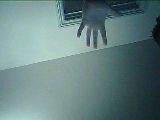
#> input picture FromEsp32/picture19.jpg, 160 x 120 px
$ python test.py
#> lines starting #> are read from the running program, lines starting #| are printed output that depends on the picture; after the words box and inside, x2 and y2 are one past the last pixel; in counts of white or black regions, pixels touching at a corner belong together
import cv2
import math
import numpy as np

img = cv2.imread('FromEsp32/picture19.jpg')
#> img is the input picture: shape (120, 160, 3); mean B, G, R 129, 129.2, 102.3
img = cv2.flip(img, 0)
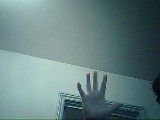
#> img: shape (120, 160, 3); mean B, G, R 129, 129.2, 102.3
gray = cv2.cvtColor(img, cv2.COLOR_BGR2GRAY)
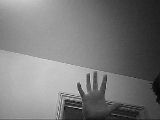
#> gray: shape (120, 160); min 4, max 217, mean 121.1

kernel = np.array([
  [1, 0, -1],
  [2, 0, -2],
  [1, 0, -1]
])

r = cv2.filter2D(gray, -1, kernel)
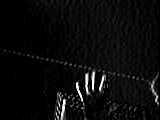
#> r: shape (120, 160); min 0, max 255, mean 11.3
_,thresh1 = cv2.threshold(r,127,255,cv2.THRESH_BINARY)
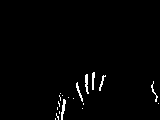
#> thresh1: shape (120, 160); 1.5% white in thin lines or dots, all inside (x1, y1, x2, y2) = (55, 72, 159, 120)

kernel = np.array([
  [-1, 0, 1],
  [-2, 0, 2],
  [-1, 0, 1]
])

r2 = cv2.filter2D(gray, -1, kernel)
_,thresh2 = cv2.threshold(r2,127,255,cv2.THRESH_BINARY)
#> thresh2: shape (120, 160); 0.98% white in thin lines or dots, all inside (x1, y1, x2, y2) = (57, 71, 140, 119)

img = cv2.bitwise_or(thresh1, thresh2)
#> img: shape (120, 160); 2.5% white in thin lines or dots, all inside (x1, y1, x2, y2) = (55, 71, 159, 120)

kernel = np.array([
  [1, 2, 1],
  [0, 0, 0],
  [-1, -2, -1]
])

r3 = cv2.filter2D(gray, -1, kernel)
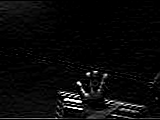
#> r3: shape (120, 160); min 0, max 255, mean 9.6
_,thresh3 = cv2.threshold(r3,127,255,cv2.THRESH_BINARY)
#> thresh3: shape (120, 160); 1.4% white in thin lines or dots, all inside (x1, y1, x2, y2) = (33, 71, 142, 119)

img = cv2.bitwise_or(img, thresh3)
#> img: shape (120, 160); 3.6% white in thin lines or dots, all inside (x1, y1, x2, y2) = (33, 71, 159, 120)

kernel = np.array([
  [-1, -2, -1],
  [0, 0, 0],
  [1, 2, 1]
])

r4 = cv2.filter2D(gray, -1, kernel)
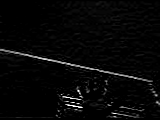
#> r4: shape (120, 160); min 0, max 255, mean 7
_,thresh4 = cv2.threshold(r4,127,255,cv2.THRESH_BINARY)
#> thresh4: shape (120, 160); 1.5% white in thin lines or dots, all inside (x1, y1, x2, y2) = (0, 49, 160, 117)

img = cv2.bitwise_or(img, thresh4)
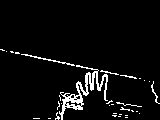
#> img: shape (120, 160); 5% white in thin lines or dots, all inside (x1, y1, x2, y2) = (0, 49, 160, 120)

annotated = cv2.cvtColor(img, cv2.COLOR_GRAY2RGB)

# [13 lines of commented-out code are left out]

cv2.imshow('test', annotated)
cv2.waitKey(0)

$ run again, with FromEsp32/picture10.jpg copied over FromEsp32/picture19.jpg
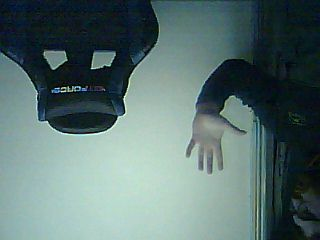
#> input picture FromEsp32/picture10.jpg, 320 x 240 px
#> img is the input picture: shape (240, 320, 3); mean B, G, R 111.6, 113.2, 90.7
#> `_,thresh1 = cv2.threshold(r,127,255,cv2.THRESH_BINARY)`:
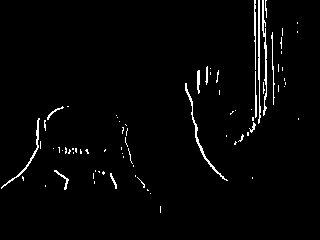
#> thresh1: shape (240, 320); 2.3% white in thin lines or dots, all inside (x1, y1, x2, y2) = (1, 0, 299, 213)
#> thresh2: shape (240, 320); 1.7% white in thin lines or dots
#> thresh3: shape (240, 320); 1.4% white in thin lines or dots
#> thresh4: shape (240, 320); 0.92% white in thin lines or dots
#> `img = cv2.bitwise_or(img, thresh4)`:
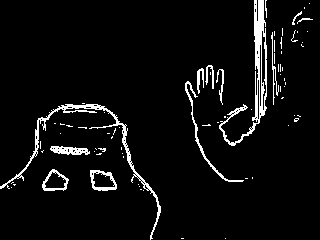
#> img: shape (240, 320); 5.3% white in thin lines or dots
#> annotated: shape (240, 320, 3); 5.3% white in thin lines or dots
